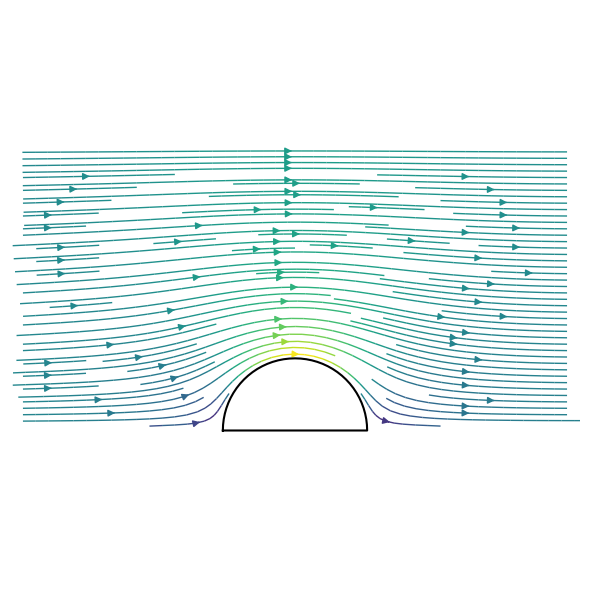
#> input picture openfoam/flowfield.png, 590 x 590 px
$ python image_rotator.py ../openfoam/flowfield.png
#> lines starting #> are read from the running program, lines starting #| are printed output that depends on the picture
import subprocess
import sys
import os
import argparse

# Install Pillow
subprocess.check_call([sys.executable, "-m", "pip", "install", "Pillow"])

from PIL import Image


def main():
    parser = argparse.ArgumentParser(description='Rotate images by 90/180/270 degrees')
    parser.add_argument('input_file', help='Path to the input image file')
    parser.add_argument('-o', '--output-dir', default='./',
                        help='Output directory for rotated image (default: ./)')
    parser.add_argument('-r', '--rotation', type=int, choices=[90, 180, 270], default=90,
                        help='Rotation angle in degrees (default: 90)')

    args = parser.parse_args()

    # Debug: print current working directory and its contents
    print(f"Current working directory: {os.getcwd()}")
    print(f"Received input_file argument: {args.input_file}")

    # Expand user path if provided
    input_file = os.path.expanduser(args.input_file)
    print(f"Absolute input_file: {os.path.abspath(input_file)}")

    if not os.path.exists(input_file):
        print(f"Error: Image file not found at: {input_file}")
        sys.exit(1)

    # Create output directory if it doesn't exist
    os.makedirs(args.output_dir, exist_ok=True)

    # Open the image
    try:
        img = Image.open(input_file)
#> img is the input picture: PIL image 590x590 RGBA; mean R, G, B, A 236.7, 245.4, 244.8, 255
        print(f"Successfully opened image: {input_file}")
        print(f"Original size: {img.size}, Mode: {img.mode}")
#| Original size: (590, 590), Mode: RGBA
    except Exception as e:
        print(f"Error opening image: {e}")
        sys.exit(1)

    # Get the base filename and extension
    base_name = os.path.splitext(os.path.basename(input_file))[0]
    extension = os.path.splitext(input_file)[1]

    output_filename = f"{base_name}_rotated_{args.rotation}{extension}"
    output_path = os.path.join(args.output_dir, output_filename)

    # Rotate the image
    try:
        # Pillow's rotate is counterclockwise, so we negate the angle for clockwise rotation
        # But we want clockwise rotation (standard user expectation)
        # So we use 360 - angle to get clockwise rotation
        # Or better yet, use transpose methods which are faster and lossless

        rotation_methods = {
            90: Image.Transpose.ROTATE_270,   # 90 degrees clockwise = 270 CCW
            180: Image.Transpose.ROTATE_180,
            270: Image.Transpose.ROTATE_90    # 270 degrees clockwise = 90 CCW
        }

        rotated_img = img.transpose(rotation_methods[args.rotation])
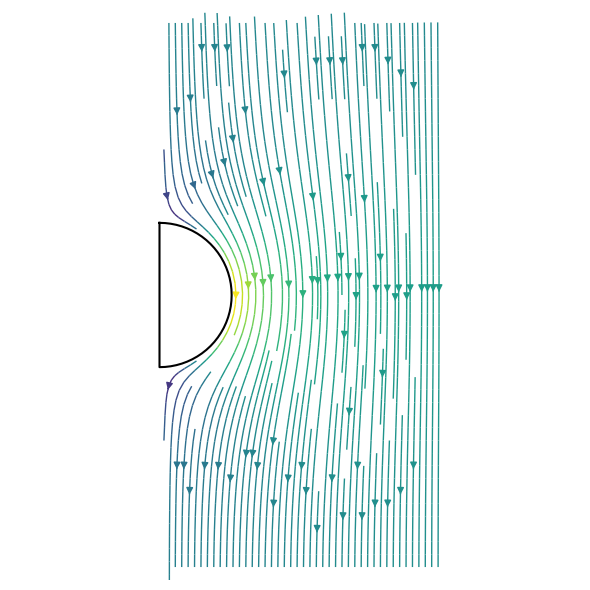
#> rotated_img: PIL image 590x590 RGBA; mean R, G, B, A 236.7, 245.4, 244.8, 255

        print(f"Rotating image {args.rotation} degrees clockwise")
        print(f"New size: {rotated_img.size}")
#| New size: (590, 590)

        # Save with appropriate quality settings
        save_kwargs = {}
        if extension.lower() in ['.jpg', '.jpeg']:
            save_kwargs['quality'] = 95
            save_kwargs['optimize'] = True

        rotated_img.save(output_path, **save_kwargs)
        print(f"Successfully rotated image")
        print(f"Output saved to: {output_path}")
        print(f"Output file size: {os.path.getsize(output_path)} bytes")
    except Exception as e:
        print(f"Error rotating image: {e}")
        sys.exit(1)

    print("\nImage rotation completed!")


if __name__ == "__main__":
    main()
